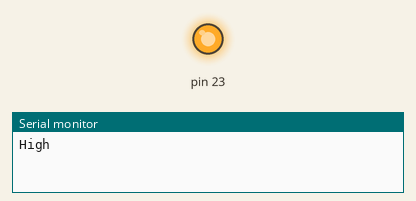
The sketch below on a simulated Arduino Uno, built with avr-gcc and run on an emulated ATmega328P. Parts: output pins drawn as LEDs (lit = HIGH), the last lines printed to the serial monitor.

Above: at 15.0 s.
At 45.0 s:
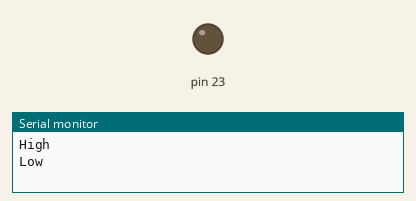
Timing chart, 0 to 78.0 s (numbered marks = the images above):
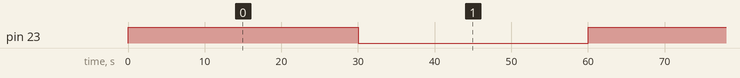

The sketch:

TransistorTest.ino
```cpp
int motorPin = 4;
void setup(void) {
  Serial.begin(57600);

  //pinMode(motorPin, OUTPUT);
  DDRB |= (1 << DDB7);

}
void loop(void)
{
 // set PB7 high
  PORTB |= (1 << PORTB7);
  Serial.println("High");
  delay(30000);
  // set PB7 low
  PORTB &= ~(1 << PORTB7);
  Serial.println("Low");
  delay(30000);

//  digitalWrite(motorPin, HIGH);
//  Serial.println("High");
//  delay(30000);
//  digitalWrite(motorPin, LOW);
//  Serial.println("Low");
//  delay(30000);
}
```

Measured:
- by itself, pin 23: alternates HIGH for 30.0 s and LOW for 30.0 s
